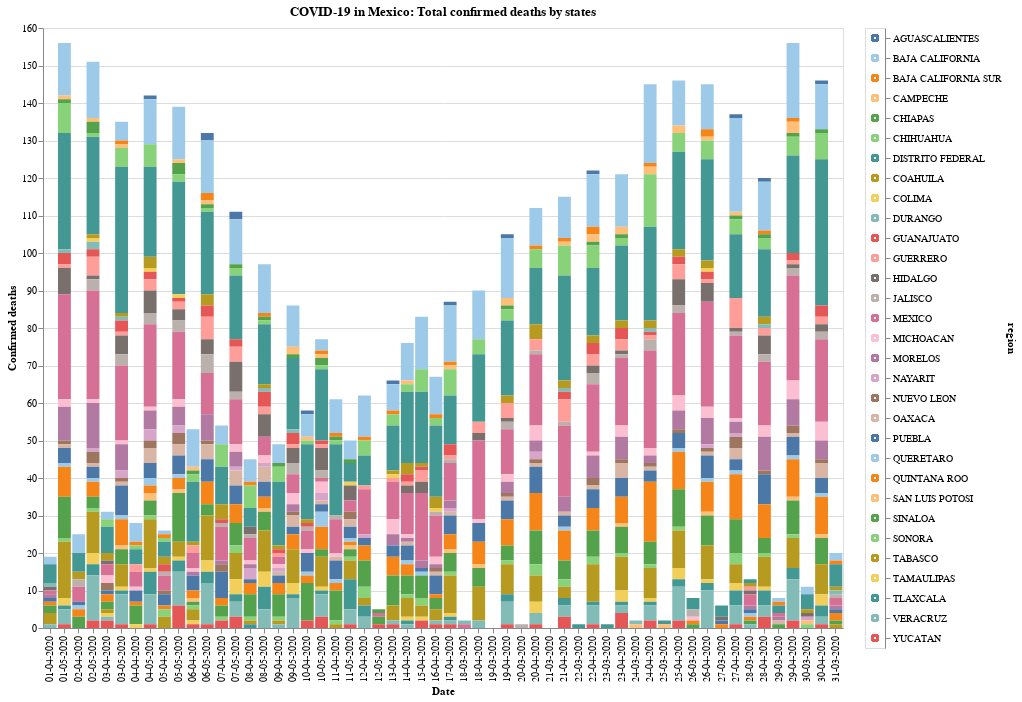

Vega-Lite specification stored for this chart:
### Vega-Lite specification from a JSON file in a GitHub repository (floating-point values rounded to 4 significant figures; data arrays with more than 128 entries replaced by an {"elided": "..."} marker saying what was removed)
{"config": {"view": {"continuousWidth": 400, "continuousHeight": 300}}, "hconcat": [{"mark": "bar", "encoding": {"color": {"condition": {"type": "nominal", "field": "region", "legend": null, "scale": {"scheme": "tableau20"}, "selection": {"or": [" ", "selector008"]}}, "value": "lightgray"}, "order": {"type": "quantitative", "field": "codigo region", "sort": "descending"}, "tooltip": [{"type": "nominal", "field": "date"}, {"type": "nominal", "field": "region"}, {"type": "quantitative", "field": "fallecidos"}], "x": {"type": "ordinal", "axis": {"title": "Date"}, "field": "date"}, "y": {"type": "quantitative", "axis": {"title": "Confirmed deaths"}, "field": "fallecidos"}}, "height": 600, "selection": {" ": {"type": "single", "fields": ["region"], "bind": {"input": "select", "options": ["AGUASCALIENTES", "BAJA CALIFORNIA", "BAJA CALIFORNIA SUR", "CAMPECHE", "CHIAPAS", "CHIHUAHUA", "DISTRITO FEDERAL", "COAHUILA", "COLIMA", "DURANGO", "GUANAJUATO", "GUERRERO", "HIDALGO", "JALISCO", "MEXICO", "MICHOACAN", "MORELOS", "NAYARIT", "NUEVO LEON", "OAXACA", "PUEBLA", "QUERETARO", "QUINTANA ROO", "SAN LUIS POTOSI", "SINALOA", "SONORA", "TABASCO", "TAMAULIPAS", "TLAXCALA", "VERACRUZ", "YUCATAN"]}}, "selector008": {"type": "multi", "fields": ["region"], "on": "mouseover"}}, "title": "COVID-19 in Mexico: Total confirmed deaths by states", "transform": [{"filter": {"selection": " "}}], "width": 800}, {"mark": "point", "encoding": {"color": {"condition": {"type": "nominal", "field": "region", "legend": null, "scale": {"scheme": "tableau20"}, "selection": {"or": [" ", "selector008"]}}, "value": "lightgray"}, "y": {"type": "nominal", "axis": {"orient": "right"}, "field": "region", "sort": ["AGUASCALIENTES", "BAJA CALIFORNIA", "BAJA CALIFORNIA SUR", "CAMPECHE", "CHIAPAS", "CHIHUAHUA", "DISTRITO FEDERAL", "COAHUILA", "COLIMA", "DURANGO", "GUANAJUATO", "GUERRERO", "HIDALGO", "JALISCO", "MEXICO", "MICHOACAN", "MORELOS", "NAYARIT", "NUEVO LEON", "OAXACA", "PUEBLA", "QUERETARO", "QUINTANA ROO", "SAN LUIS POTOSI", "SINALOA", "SONORA", "TABASCO", "TAMAULIPAS", "TLAXCALA", "VERACRUZ", "YUCATAN"]}}, "selection": {" ": {"type": "single", "fields": ["region"], "bind": {"input": "select", "options": ["AGUASCALIENTES", "BAJA CALIFORNIA", "BAJA CALIFORNIA SUR", "CAMPECHE", "CHIAPAS", "CHIHUAHUA", "DISTRITO FEDERAL", "COAHUILA", "COLIMA", "DURANGO", "GUANAJUATO", "GUERRERO", "HIDALGO", "JALISCO", "MEXICO", "MICHOACAN", "MORELOS", "NAYARIT", "NUEVO LEON", "OAXACA", "PUEBLA", "QUERETARO", "QUINTANA ROO", "SAN LUIS POTOSI", "SINALOA", "SONORA", "TABASCO", "TAMAULIPAS", "TLAXCALA", "VERACRUZ", "YUCATAN"]}}, "selector008": {"type": "multi", "fields": ["region"], "on": "mouseover"}}}], "data": {"name": "data-0f2b01640897a33d0b4bd697a573ca44"}, "$schema": "https://vega.github.io/schema/vega-lite/v4.8.1.json", "datasets": {"data-0f2b01640897a33d0b4bd697a573ca44": {"elided": "1736 records"}}}
